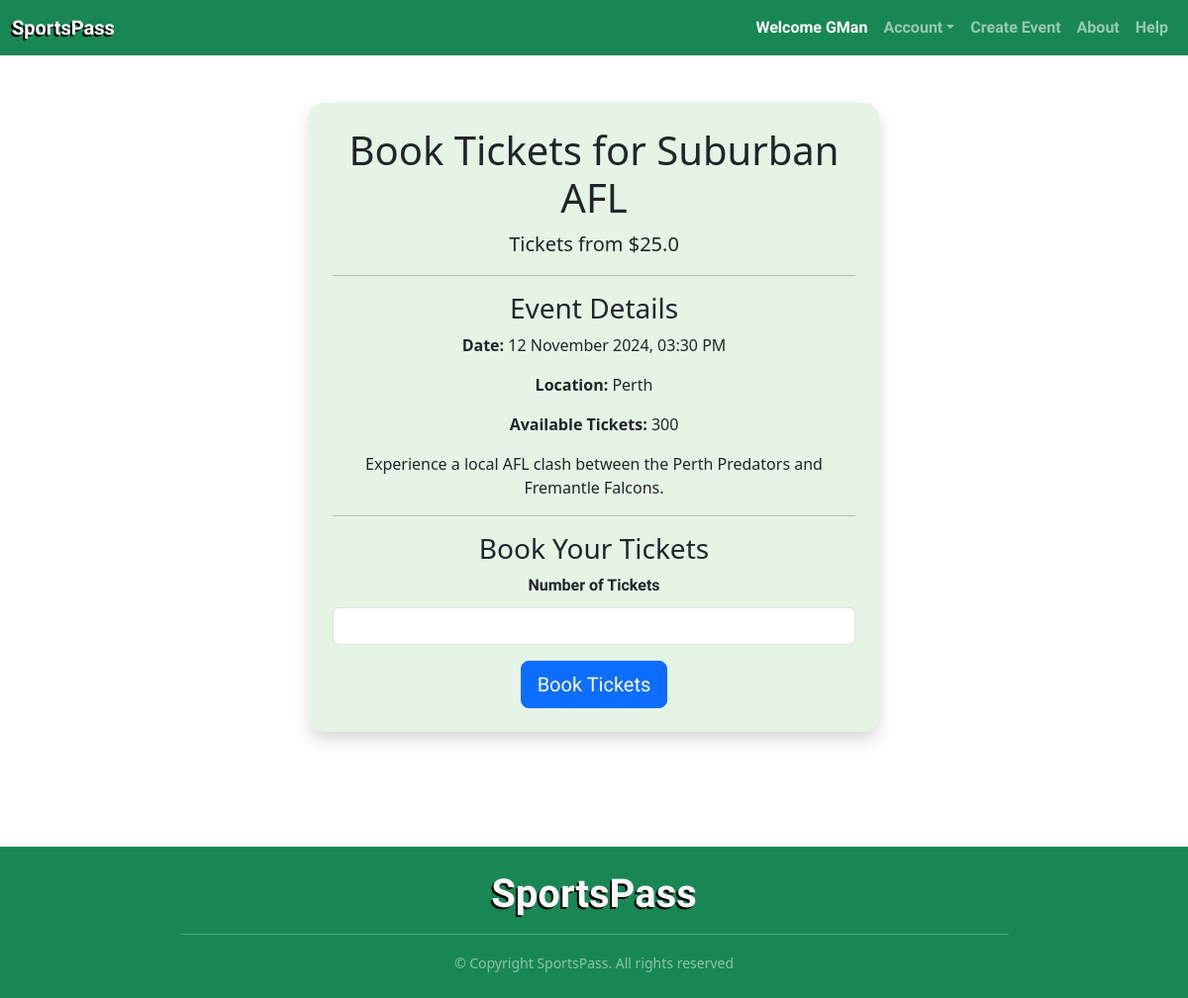
Before: /events/3/book (signed in) with the older database file.
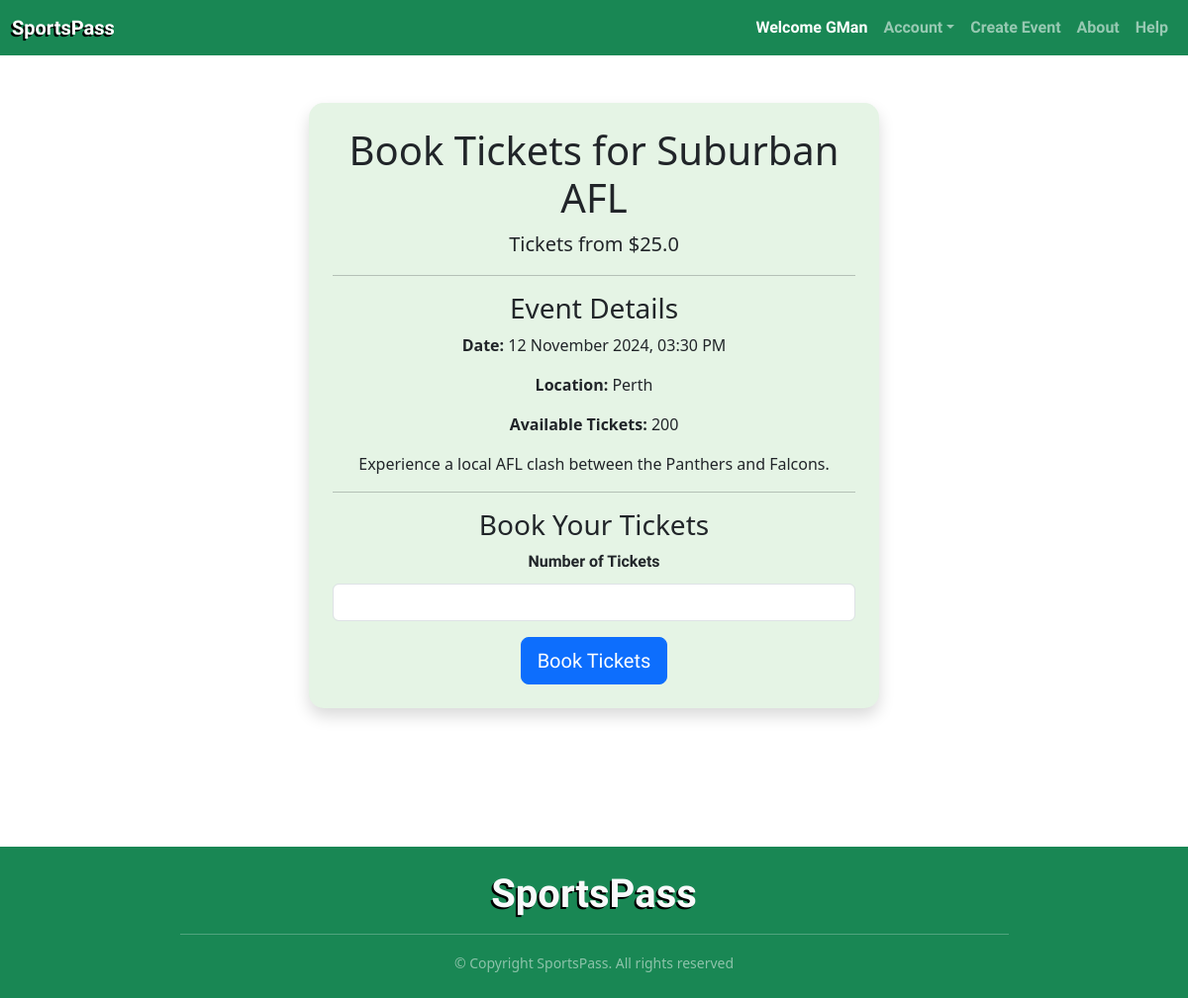
After: the same page with the newer database file.
### sportspass/models.py (models this page shows, shortened)
class Event(db.Model):
    __tablename__ = 'events'
    id = db.Column(db.Integer, primary_key=True)
    name = db.Column(db.String(80), nullable=False)
    description = db.Column(db.String(200))
    date = db.Column(db.DateTime, nullable=False)
    location = db.Column(db.String(200), nullable=False)
    price = db.Column(db.Float, nullable=False)
    image = db.Column(db.String(400))
    capacity = db.Column(db.Integer, nullable=False)
    category = db.Column(db.String(50), nullable=False)
    status = db.Column(
        Enum('open', 'inactive', 'sold out', 'cancelled', name='event_status'),
        nullable=False,
        default='open'
    )
    comments = db.relationship('Comment', backref='event', cascade='all, delete-orphan')
    orders = db.relationship('Order', back_populates='event', cascade='all, delete-orphan')
    user_id = db.Column(db.Integer, db.ForeignKey('users.id'), nullable=False)

### sportspass/events.py (the view, shortened to what this page needs)
@eventbp.route('/<int:event_id>/book', methods=['GET', 'POST'])
@login_required
def book_tickets(event_id):
    form = BookTicketForm()
    event = db.session.scalar(db.select(Event).where(Event.id == event_id))
    if event.status in ['cancelled', 'inactive', 'sold out']:
        flash('This event is not available for booking.', 'danger')
        return redirect(url_for('event.show', id=event.id))
    return render_template('events/book-tickets.html', form=form, event=event)

### sportspass/forms.py
class BookTicketForm(FlaskForm):
    ticket_amount = IntegerField('Number of Tickets', validators=[
        InputRequired(), NumberRange(min=1, message="Please book at least one ticket.")
    ])
    submit = SubmitField('Book Tickets')

### sportspass/templates/events/book-tickets.html (shortened to what this page needs)
{% extends 'base.html' %}
{% from 'bootstrap5/form.html' import render_form %}
{% block head %}
<link rel="stylesheet" href="{{ url_for('static', filename='css/forms.css') }}">
{% endblock %}
{% block content %}
<div class="container-fluid my-5">
    <div class="row justify-content-center">
        <div class="col-6">
            <div class="card-body p-4 shadow">
                <div class="text-center">
                    <h1>Book Tickets for {{ event.name }}</h1>
                    <p class="lead">Tickets from ${{ event.price }}</p>
                    <hr>
                    <h3>Event Details</h3>
                    <p><strong>Date:</strong> {{ event.date.strftime('%d %B %Y, %I:%M %p') }}</p>
                    <p><strong>Location:</strong> {{ event.location }}</p>
                    <p><strong>Available Tickets:</strong> {{ event.capacity }}</p>
                    <p>{{ event.description }}</p>
                    <hr>
                    <h3>Book Your Tickets</h3>
                    <form method="POST" action="{{ url_for('event.book_tickets', event_id=event.id) }}">
                        <div class="mb-3">
                            {{ form.ticket_amount.label(class="form-label") }}
                            {{ form.ticket_amount(class="form-control") }}
                        </div>
                        <div class="text-center mt-3">
                            {{ form.submit(class="btn btn-primary btn-lg") }}
                        </div>
                    </form>
                </div>
            </div>
        </div>
    </div>
</div>
{% endblock %}

Changed rows visible on the page:
changed Event "Suburban AFL": capacity "300" → "200"; description "Experience a local AFL clash between the Perth Predators and Fremantle Falcons." → "Experience a local AFL clash between the Panthers and Falcons."
